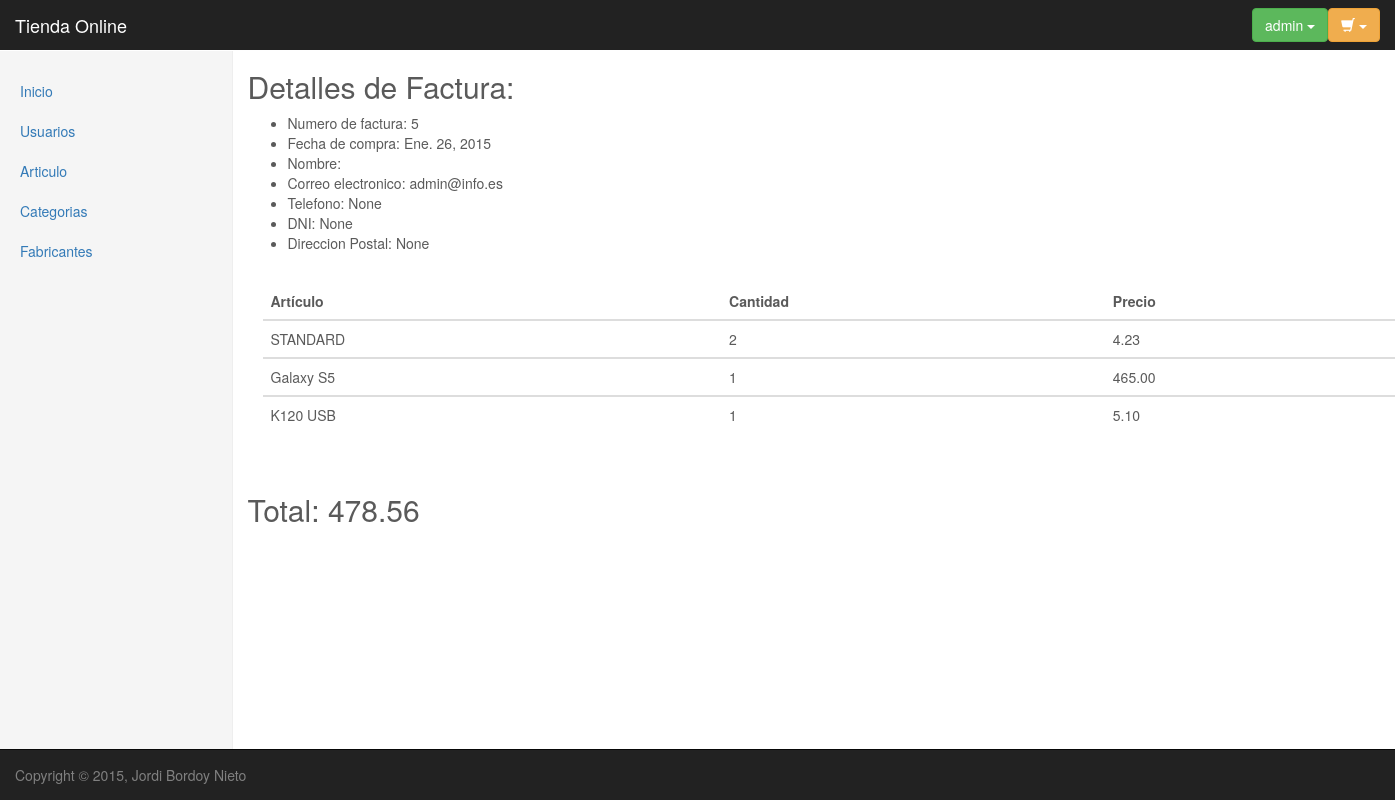
Screenshot of /pedidos/detalleFactura/5/ (signed in) with the database file from the repository.
### pedidos/models.py (models this page shows, shortened)
class Factura(models.Model):
	pedido = models.ForeignKey(Pedido, related_name = 'Fac_Ped')
	fecha = models.DateField(auto_now_add = True)

class DetallePedido(models.Model):
	pedido = models.ForeignKey(Pedido, related_name = 'DeP_Ped')
	articulo = models.ForeignKey(Articulo, related_name = 'DeP_Art')
	cantidad = models.IntegerField(default=1)

class Pedido(models.Model):
	usuario = models.ForeignKey(User, related_name = 'Ped_User')
	total = models.DecimalField(default=0, max_digits=6, decimal_places=2)
	ESTADO_PEDIDO = (
			('PA','Pagado'),
			('PE', 'Pendiente'),
		)
	estado = models.CharField(max_length = 2, choices = ESTADO_PEDIDO, default = 'PE')

### articulos/models.py (models this page shows)
class Articulo(models.Model):
	nombre = models.CharField(max_length=30, unique = True, null = False, default='')
	descripcion = models.TextField(blank = True, null = True)
	imagen = models.ImageField(upload_to='articulos', verbose_name='Imagen', default = '')
	precio = models.DecimalField(default=0, max_digits=6, decimal_places=2)
	descuento = models.IntegerField(default=0)
	stock = models.IntegerField(default=0)
	categoria = models.ForeignKey(Categoria, related_name='art_cat', default = '')
	fabricante = models.ForeignKey(Fabricante, related_name='art_fab', default = '')
	def __unicode__(self):
		return self.nombre

### pedidos/views.py (the view)
# urls.py: url(r'detalleFactura/(?P<factura_id>\d+)/$', views.detalleFactura, name='detalleFactura'),
def detalleFactura(request, factura_id):
	factura = Factura.objects.get(id = factura_id)
	pedido = Pedido.objects.get(id = factura.pedido.id)
	detallePedidos = DetallePedido.objects.filter(pedido = pedido.id)
	usuario = User.objects.get(id = request.user.id)
	context = { 'pedido' : pedido, 'detallePedidos':detallePedidos, 'factura':factura, 'usuario':usuario}
	return render(request, 'pedidos/detalleFactura.html', context)

### pedidos/templates/pedidos/detalleFactura.html
<!DOCTYPE html>
{% extends "base.html" %}
{% load static %}
{% load staticfiles %}
{% block focoNavLeft %}
<li><a href="/">Inicio</a></li>
{% if user.is_superuser %}
    <li><a href="/usuarios/listaUsuarios/">Usuarios</a></li>
{% endif %}
<li><a href="/articulos/listaArticulos/">Articulo</a></li>
<li><a href="/articulos/listaCategorias/">Categorias</a></li>
<li><a href="/articulos/listaFabricantes/">Fabricantes</a></li>
{% endblock %}
{% block content %}
<div class="col-md-8 col-md-offset-2">
    <h2>Detalles de Factura:</h2>
    {% if factura %}
        <ul>
            <li>Numero de factura: {{factura.id}}</li>
            <li>Fecha de compra: {{factura.fecha}}</li>
            <li>Nombre: {{usuario.first_name}} {{usuario.last_name}}</li>
            <li>Correo electronico: {{usuario.email}}</li>
            <li>Telefono: {{usuario.phone}}</li>
            <li>DNI: {{usuario.dni}}</li>
            <li>Direccion Postal: {{usuario.address}}</li>
        </ul>
        <br>
        <div class="container">
            <table class="table">
                <thead>
                    <tr>
                        <th>Artículo</th>
                        <th>Cantidad</th>
                        <th>Precio</th>
                    </tr>
                </thead>
                {% for detallePedido in detallePedidos %}
                <tbody>
                    <tr>
                        <td>{{detallePedido.articulo}}</td>
                        <td>{{detallePedido.cantidad}}</td>
                        <td>{{detallePedido.articulo.precio}}</td>
                    </tr>
                </tbody>
                {% endfor %}
            </table>
        </div>
        <br>
        <h2>Total: {{pedido.total}}
    {% else %}
        <p>No existe ninguna factura</p>
    {% endif %}
</div>
{% endblock %}

### Tienda/templates/base.html (shortened to what this page needs)
<!DOCTYPE html>
{% load static %}
{% load staticfiles %}
<html>
    <head>
        <link href="{{STATIC_URL}}css/bootstrap.min.css" rel="stylesheet">
        <link href="{{STATIC_URL}}css/jumbotron.css" rel="stylesheet">
        <link href="{{STATIC_URL}}css/dashboard.css" rel="stylesheet">
        <link href="{{STATIC_URL}}css/carousel.css" rel="stylesheet">
    </head>
    <body>
        {% block header %}
        <nav class="navbar navbar-inverse navbar-fixed-top">
            <div class="container-fluid">
                <div class="navbar-header">
                    <a class="navbar-brand" href="/">Tienda Online</a>
                </div>
                {% if user.is_authenticated %}
                <div class="navbar-collapse collapse navbar-right navbar-form">
                    <button type="button" class="btn btn-warning dropdown-toggle" data-toggle="dropdown" aria-expanded="false"><span class="glyphicon glyphicon-shopping-cart"></span>
                    <span class="caret"></span>
                    </button>
                </div>
                <div class="btn-group navbar-collapse collapse navbar-right navbar-form">
                    <button type="button" class="btn btn-success dropdown-toggle" data-toggle="dropdown" aria-expanded="false">
                    {{user.username}}
                    <span class="caret"></span>
                    </button>
                </div>
                {% endif %}
            </div>
        </nav>
        {% endblock %}
        {% block navigationLeft %}
        <div class="container-fluid">
            <div class="row">
                <div class="col-md-2 sidebar">
                    <ul class="nav nav-sidebar">
                        {% block focoNavLeft %}{% endblock %}
                    </ul>
                </div>
            </div>
        </div>
        {% endblock %}
        {% block content %}{% endblock %}
        {% block footer %}
        <div class="navbar navbar-inverse navbar-fixed-bottom">
            <div class="panel-body" style="color:grey;">
                Copyright &copy {% now "Y" %}, Jordi Bordoy Nieto
            </div>
        </div>
        {% endblock %}
    </body>
</html>

### Tienda/static/css/jumbotron.css (style rules this page uses)
body { padding-top: 50px; padding-bottom: 20px; }

### Tienda/static/css/dashboard.css (style rules this page uses)
body { padding-top: 50px; }
.navbar-fixed-top { border: 0; }
.sidebar { display: none; }
@media (min-width: 768px) { .sidebar { position: fixed; top: 51px; bottom: 0; left: 0; z-index: 1000; display: block; padding: 20px; overflow-x: hidden; overflow-y: auto; background-color: #f5f5f5; border-right: 1px solid #eee; } }
.nav-sidebar { margin-right: -21px; margin-bottom: 20px; margin-left: -20px; }
.nav-sidebar > li > a { padding-right: 20px; padding-left: 20px; }

### Tienda/static/css/carousel.css (style rules this page uses)
body { padding-bottom: 40px; color: #5a5a5a; }

### rows the page displays
Factura: id "5", fecha "Ene. 26, 2015"
DetallePedido: articulo "STANDARD", cantidad "2", articulo.precio "4.23"
DetallePedido: articulo "Galaxy S5", cantidad "1", articulo.precio "465.00"
DetallePedido: articulo "K120 USB", cantidad "1", articulo.precio "5.10"
Pedido: total "478.56"

### other values shown
{{ user.username }} "admin"
{{ usuario.email }} "admin@info.es"
{{ usuario.phone }} "None"
{{ usuario.dni }} "None"
{{ usuario.address }} "None"
